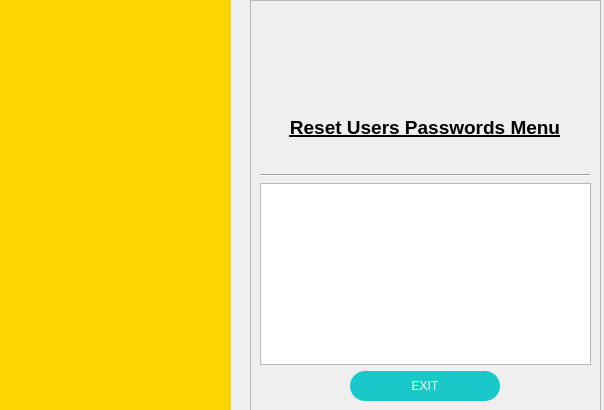
<?xml version="1.0" encoding="UTF-8"?>
<ui version="4.0">
 <class>DialogResetUsersPasswords</class>
 <widget class="QDialog" name="DialogResetUsersPasswords">
  <property name="geometry">
   <rect>
    <x>0</x>
    <y>0</y>
    <width>604</width>
    <height>410</height>
   </rect>
  </property>
  <property name="windowTitle">
   <string>Reset Users Passwords</string>
  </property>
  <property name="windowIcon">
   <iconset>
    <normaloff>pictures/logo_organization1.ico</normaloff>pictures/logo_organization1.ico</iconset>
  </property>
  <property name="styleSheet">
   <string notr="true">background-color: qlineargradient(spread:pad, x1:0.489, y1:1, x2:0.494, y2:0, stop:0 rgba(71, 71, 71, 255), stop:1 rgba(255, 255, 255, 255));

QToolTip { background-color: yellow; color: black; border: 1px solid black;}</string>
  </property>
  <widget class="QFrame" name="frameResetUsersPasswords">
   <property name="geometry">
    <rect>
     <x>250</x>
     <y>0</y>
     <width>351</width>
     <height>411</height>
    </rect>
   </property>
   <property name="frameShape">
    <enum>QFrame::StyledPanel</enum>
   </property>
   <property name="frameShadow">
    <enum>QFrame::Raised</enum>
   </property>
   <layout class="QVBoxLayout" name="verticalLayout_3">
    <item>
     <widget class="QLabel" name="labelLogo">
      <property name="minimumSize">
       <size>
        <width>331</width>
        <height>70</height>
       </size>
      </property>
      <property name="maximumSize">
       <size>
        <width>331</width>
        <height>70</height>
       </size>
      </property>
      <property name="styleSheet">
       <string notr="true">QLabel {
	background-color: rgb(0, 0, 0, 0);
}</string>
      </property>
      <property name="frameShape">
       <enum>QFrame::NoFrame</enum>
      </property>
      <property name="text">
       <string/>
      </property>
      <property name="pixmap">
       <pixmap>pictures/logo_organization2.png</pixmap>
      </property>
      <property name="scaledContents">
       <bool>true</bool>
      </property>
     </widget>
    </item>
    <item>
     <spacer name="verticalSpacer_3">
      <property name="orientation">
       <enum>Qt::Vertical</enum>
      </property>
      <property name="sizeHint" stdset="0">
       <size>
        <width>20</width>
        <height>40</height>
       </size>
      </property>
     </spacer>
    </item>
    <item>
     <widget class="QLabel" name="labelCaseName">
      <property name="minimumSize">
       <size>
        <width>330</width>
        <height>0</height>
       </size>
      </property>
      <property name="maximumSize">
       <size>
        <width>330</width>
        <height>16777215</height>
       </size>
      </property>
      <property name="font">
       <font>
        <pointsize>14</pointsize>
        <bold>true</bold>
        <underline>true</underline>
       </font>
      </property>
      <property name="styleSheet">
       <string notr="true">QLabel {
	background-color: rgb(0, 0, 0, 0);
}</string>
      </property>
      <property name="text">
       <string>Reset Users Passwords Menu</string>
      </property>
      <property name="alignment">
       <set>Qt::AlignCenter</set>
      </property>
     </widget>
    </item>
    <item>
     <spacer name="verticalSpacer_2">
      <property name="orientation">
       <enum>Qt::Vertical</enum>
      </property>
      <property name="sizeHint" stdset="0">
       <size>
        <width>20</width>
        <height>40</height>
       </size>
      </property>
     </spacer>
    </item>
    <item>
     <widget class="Line" name="line">
      <property name="maximumSize">
       <size>
        <width>330</width>
        <height>16777215</height>
       </size>
      </property>
      <property name="font">
       <font>
        <bold>false</bold>
       </font>
      </property>
      <property name="orientation">
       <enum>Qt::Horizontal</enum>
      </property>
     </widget>
    </item>
    <item>
     <layout class="QVBoxLayout" name="verticalLayout_2">
      <item>
       <widget class="QTableWidget" name="tableWidget"/>
      </item>
     </layout>
    </item>
    <item>
     <layout class="QHBoxLayout" name="horizontalLayout">
      <item>
       <widget class="QPushButton" name="pushButtonRUPExit">
        <property name="sizePolicy">
         <sizepolicy hsizetype="Preferred" vsizetype="Fixed">
          <horstretch>0</horstretch>
          <verstretch>0</verstretch>
         </sizepolicy>
        </property>
        <property name="minimumSize">
         <size>
          <width>150</width>
          <height>30</height>
         </size>
        </property>
        <property name="maximumSize">
         <size>
          <width>150</width>
          <height>30</height>
         </size>
        </property>
        <property name="mouseTracking">
         <bool>true</bool>
        </property>
        <property name="focusPolicy">
         <enum>Qt::StrongFocus</enum>
        </property>
        <property name="styleSheet">
         <string notr="true">QPushButton{
	border-radius : 15px;
	background-color : rgb(25, 200, 200);
	color: rgb(255, 255, 255); 
}

QPushButton:hover{
	background-color: rgb(20, 135, 135);
    border: 2px solid rgb(255, 80, 0);
}

QPushButton:focus  {
  border: 2px solid rgb(162, 0, 0);
}</string>
        </property>
        <property name="text">
         <string>EXIT</string>
        </property>
       </widget>
      </item>
     </layout>
    </item>
   </layout>
  </widget>
  <widget class="QLabel" name="labelUserImage">
   <property name="geometry">
    <rect>
     <x>20</x>
     <y>10</y>
     <width>210</width>
     <height>210</height>
    </rect>
   </property>
   <property name="styleSheet">
    <string notr="true">QLabel { background-color: rgb(0, 0, 0, 0); }</string>
   </property>
   <property name="text">
    <string/>
   </property>
   <property name="pixmap">
    <pixmap>pictures/pic_user.png</pixmap>
   </property>
   <property name="scaledContents">
    <bool>true</bool>
   </property>
  </widget>
  <widget class="QLabel" name="labelLock">
   <property name="geometry">
    <rect>
     <x>30</x>
     <y>229</y>
     <width>161</width>
     <height>151</height>
    </rect>
   </property>
   <property name="minimumSize">
    <size>
     <width>100</width>
     <height>100</height>
    </size>
   </property>
   <property name="maximumSize">
    <size>
     <width>200</width>
     <height>200</height>
    </size>
   </property>
   <property name="styleSheet">
    <string notr="true">QLabel { background-color: rgb(0, 0, 0, 0); }</string>
   </property>
   <property name="text">
    <string/>
   </property>
   <property name="pixmap">
    <pixmap>pictures/icon_change_user_password.png</pixmap>
   </property>
   <property name="scaledContents">
    <bool>true</bool>
   </property>
  </widget>
  <widget class="QFrame" name="frameYellowSide">
   <property name="geometry">
    <rect>
     <x>-20</x>
     <y>-10</y>
     <width>251</width>
     <height>421</height>
    </rect>
   </property>
   <property name="styleSheet">
    <string notr="true"/>
   </property>
   <property name="frameShape">
    <enum>QFrame::StyledPanel</enum>
   </property>
   <property name="frameShadow">
    <enum>QFrame::Raised</enum>
   </property>
   <layout class="QVBoxLayout" name="verticalLayout">
    <item>
     <widget class="QLabel" name="labelBackgroundYellow">
      <property name="minimumSize">
       <size>
        <width>251</width>
        <height>411</height>
       </size>
      </property>
      <property name="styleSheet">
       <string notr="true">QFrame {
	background-color: rgb(254, 213, 1);
}</string>
      </property>
      <property name="text">
       <string/>
      </property>
      <property name="pixmap">
       <pixmap>pictures/yellow_side_of_form.png</pixmap>
      </property>
     </widget>
    </item>
   </layout>
  </widget>
  <zorder>frameResetUsersPasswords</zorder>
  <zorder>frameYellowSide</zorder>
  <zorder>labelLock</zorder>
  <zorder>labelUserImage</zorder>
 </widget>
 <resources/>
 <connections/>
</ui>
